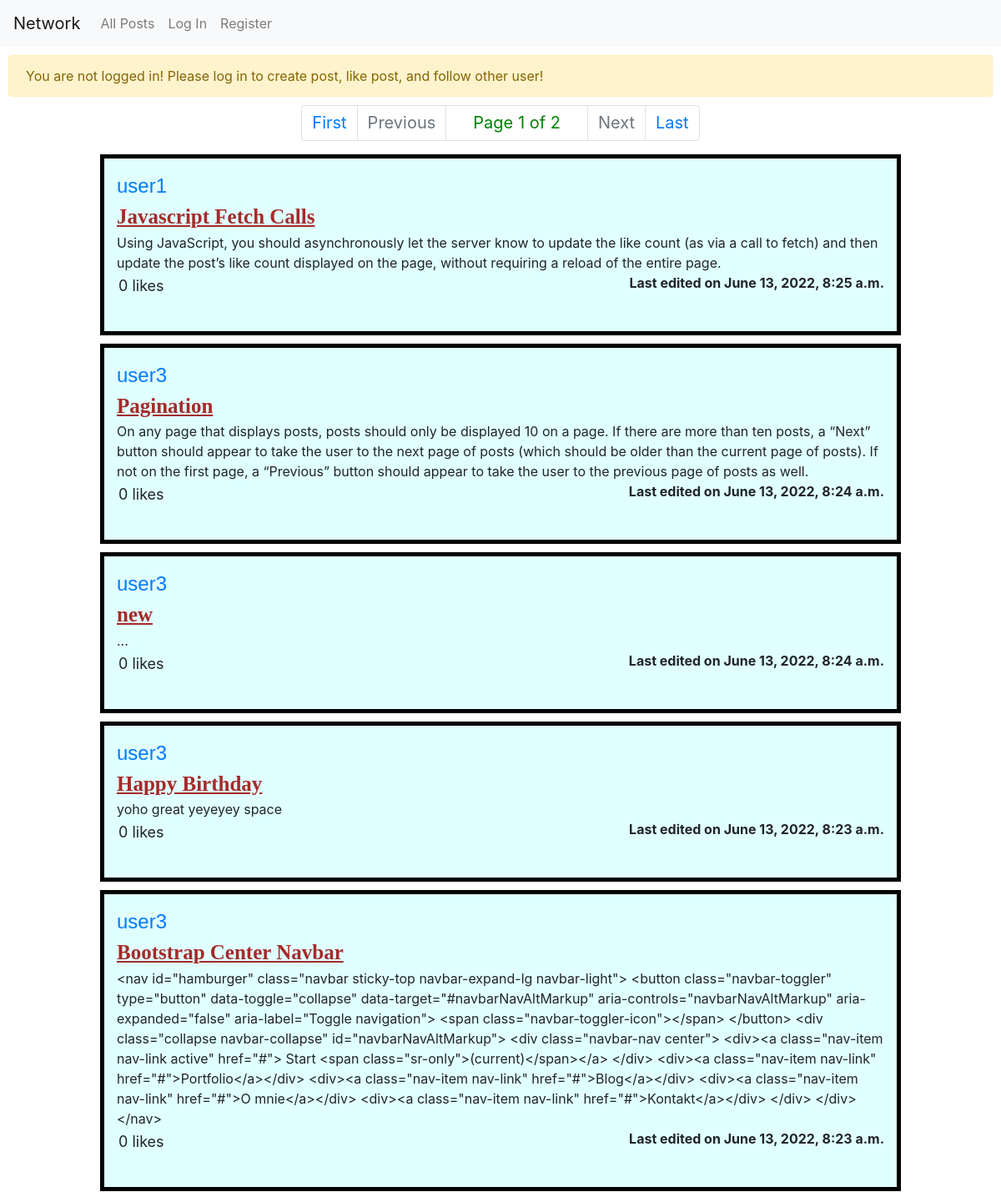
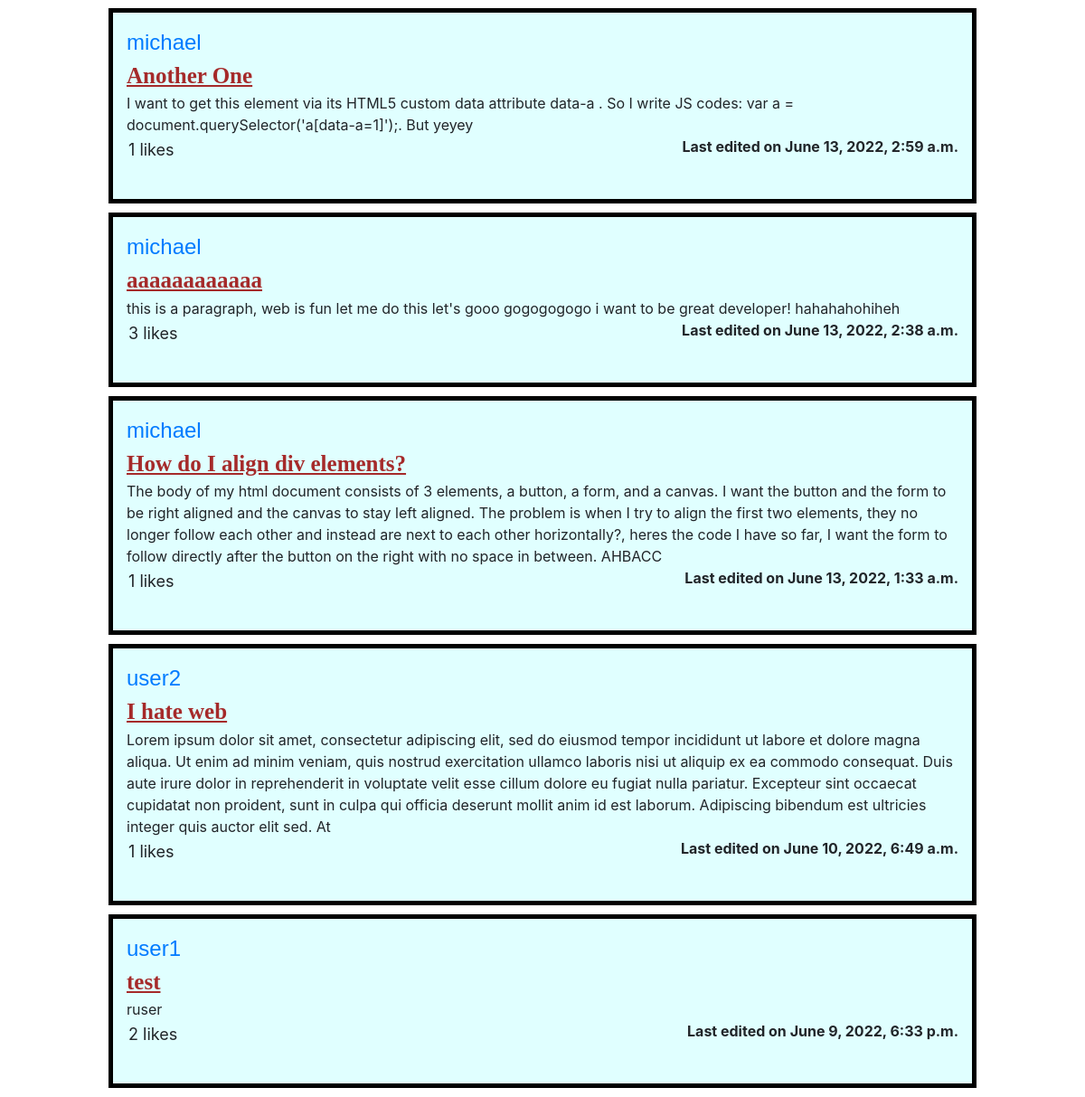
The page / on the database its author committed (2 pictures, top to bottom).
### network/models.py (models this page shows)
class Post(models.Model):
    id = models.AutoField(primary_key=True)
    username = models.ForeignKey(User, on_delete=models.CASCADE, related_name="post")
    title = models.CharField(max_length=64, default="")
    content = models.CharField(max_length=512)
    time = models.DateTimeField(auto_now=True)

class User(AbstractUser):
    id = models.AutoField(primary_key=True)
    pass

### network/views.py (the view, shortened to what this page needs)
# urls.py: path("", views.index, name="index"),
def index(request):
    posts = util.fetchlikes(request, Post.objects.all().order_by("-time"))
    return render(request, "network/index.html", {
        "form": PostForm,
        "posts": util.paginate(request, posts, POSTS_PER_PAGE).object_list,
        "pagination": util.paginate(request, posts, POSTS_PER_PAGE),
        "block_comment": not request.user.is_authenticated,
    })

### network/util.py (called while the page is built)
def fetchlikes(request, queryset):
    for post in queryset:
        if request.user.is_authenticated:
            post.liked = (True if LikePair.objects.filter(
                    liker = request.user,
                    likedpost = post.id
                ).count() == 1 else False)
        post.likes = LikePair.objects.filter(likedpost = post.id).count()
    return queryset

def paginate(request, posts, num):
    p = Paginator(posts, num)
    if "page" in request.GET:
        return p.page(request.GET["page"])
    else: return p.page(1)

### network/templates/network/index.html (shortened to what this page needs)
{% extends "network/layout.html" %}
{% load static %}
{% block body %}
    {% if following_tab %}
        <div class="container2">
            Here you can see all the posts from the users you follow:
        </div>
    {% else %}
        {% if user.is_authenticated %}
            <div class="newpost">
                <h3>New Post</h3>
                <form action="{% url 'network:index' %}" method="post">
                    {% csrf_token %}
                    {{ form.title.label_tag }}
                    {{ form.title|linebreaks }}
                    {{ form.content.label_tag }}<br>
                    {{ form.content }}<br>
                    <input type="submit" value="Post" class="postbutton">
                </form>
            </div>
        {% else %}
            <div class="alert alert-warning container1" role="alert">
                You are not logged in! Please log in to create post, like post, and follow other user!
            </div>
        {% endif %}
    {% endif %}
    {% include "network/pagination.html" %}
    {% for post in posts %}
        {% include "network/post.html" %}
    {% empty %}
        <div class="container card bg-info text-center h3"
        style="padding:10px;">
            &diams;No Posts Available&diams;
        </div>
    {% endfor %}
{% endblock %}

### network/templates/network/post.html (shortened to what this page needs)
<div class="postdiv" id={{ post.id }}>
    <article class="username">
        <a href="{% url 'network:profile_view' username=post.username %}">
            {{ post.username }}
        </a><br>
    </article>
    <article class="title">
        <strong>{{ post.title }}</strong><br>
    </article>
    <div class="editdiv" id={{ post.id }}>
        <article class="content">{{ post.content }}</article>
        <div class="likes" id="likes_{{post.id}}">
            {{ post.likes }} likes
        </div>
        <div class="time">
            Last edited on {{ post.time }}
        </div><br>
    </div><br>
</div>

### network/static/network/styles.css (style rules this page uses)
.postdiv { background-color: lightcyan; padding: 15px; margin: 10px; border-width: 5px; border-color: black; border-style: solid; white-space: initial; }
.postdiv > .title { font-size: 25px; font-weight: bold; color: brown; font-family: Georgia, 'Times New Roman', Times, serif; text-decoration: underline; }
.postdiv > .username { font-size: 24px; font-family:'Trebuchet MS', 'Arial'; color: purple; }
.postdiv > .editdiv > .time { font-size: 16px; font-weight: bold; display: inline; float: right; }
.postdiv > .editdiv > .likes { font-size: 18px; display: inline-block; margin: 2px; }
@media (min-width: 1000px) { .postdiv { margin-left: 10%; margin-right: 10%; } }
.container1 { margin: 10px; }

### rows shown on the page
Post: username "user1", title "Javascript Fetch Calls", content "Using JavaScript, you should asynchronously let the server know to update the like count (as via a call to fetch) and then update the post’s like count displayed on the page, without requiring a reload of the entire page.", likes "0", time "June 13, 2022, 8:25 a.m."
Post: username "user3", title "Pagination", content "On any page that displays posts, posts should only be displayed 10 on a page. If there are more than ten posts, a “Next” button should appear to take the user to the next page of posts (which should be older than the current page of posts). If not on the first page, a “Previous” button should appear to take the user to the previous page of posts as well.", likes "0", time "June 13, 2022, 8:24 a.m."
Post: username "user3", title "new", content "...", likes "0", time "June 13, 2022, 8:24 a.m."
Post: username "user3", title "Happy Birthday", content "yoho great yeyeyey space", likes "0", time "June 13, 2022, 8:23 a.m."
Post: username "user3", title "Bootstrap Center Navbar", content "<nav id=\"hamburger\" class=\"navbar sticky-top navbar-expand-lg navbar-light\"> <button class=\"navbar-toggler\" type=\"button\" data-toggle=\"collapse\" data-target=\"#navbarNavAltMarkup\" aria-controls=\"navbarNavAltMarkup\" aria-expanded=\"false\" aria-label=\"Toggle navigation\"> <span class=\"navbar-toggler-icon\"></span> </button> <div class=\"collapse navbar-collapse\" id=\"navbarNavAltMarkup\"> <div class=\"navbar-nav center\"> <div><a class=\"nav-item nav-link active\" href=\"#\"> Start <span class=\"sr-only\">(current)</span></a> </div> <div><a class=\"nav-item nav-link\" href=\"#\">Portfolio</a></div> <div><a class=\"nav-item nav-link\" href=\"#\">Blog</a></div> <div><a class=\"nav-item nav-link\" href=\"#\">O…", likes "0", time "June 13, 2022, 8:23 a.m."
Post: username "michael", title "Another One", content "I want to get this element via its HTML5 custom data attribute data-a . So I write JS codes: var a = document.querySelector('a[data-a=1]');. But yeyey", likes "1", time "June 13, 2022, 2:59 a.m."
Post: username "michael", title "aaaaaaaaaaaa", content "this is a paragraph, web is fun let me do this let's gooo gogogogogo i want to be great developer! hahahahohiheh", likes "3", time "June 13, 2022, 2:38 a.m."
Post: username "michael", title "How do I align div elements?", content "The body of my html document consists of 3 elements, a button, a form, and a canvas. I want the button and the form to be right aligned and the canvas to stay left aligned. The problem is when I try to align the first two elements, they no longer follow each other and instead are next to each other horizontally?, heres the code I have so far, I want the form to follow directly after the button on the right with no space in between. AHBACC", likes "1", time "June 13, 2022, 1:33 a.m."
Post: username "user2", title "I hate web", content "Lorem ipsum dolor sit amet, consectetur adipiscing elit, sed do eiusmod tempor incididunt ut labore et dolore magna aliqua. Ut enim ad minim veniam, quis nostrud exercitation ullamco laboris nisi ut aliquip ex ea commodo consequat. Duis aute irure dolor in reprehenderit in voluptate velit esse cillum dolore eu fugiat nulla pariatur. Excepteur sint occaecat cupidatat non proident, sunt in culpa qui officia deserunt mollit anim id est laborum. Adipiscing bibendum est ultricies integer quis auctor elit sed. At", likes "1", time "June 10, 2022, 6:49 a.m."
Post: username "user1", title "test", content "ruser", likes "2", time "June 9, 2022, 6:33 p.m."

### other values the page prints
{{ pagination.number }} "1"
{{ pagination.paginator.num_pages }} "2"
